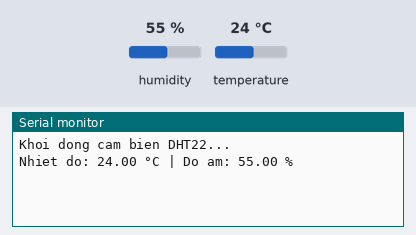
Bench run of a program on a simulated ESP32. Shown: the last lines printed to the serial monitor. The inputs (shaded band) are chosen by the test bench; at power-on: humidity 55 %, temperature 24 °C.

Above: at 2.2 s.
2.3 s: humidity set to 22 %
At 4.4 s:
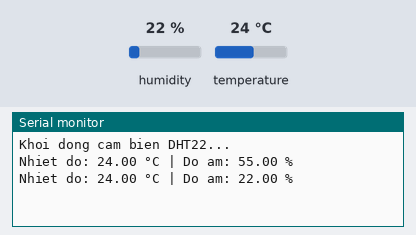
5.0 s: temperature set to 12 °C
At 6.2 s:
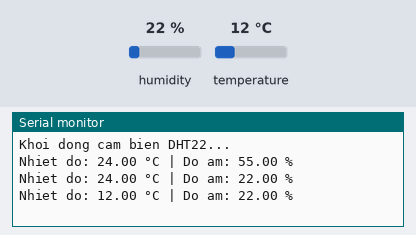
7.7 s: humidity set to 40 %
At 9.6 s:
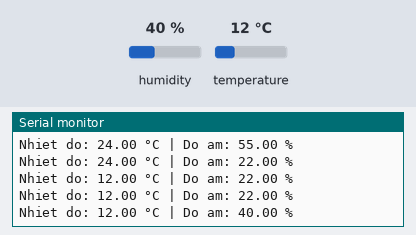
Timing chart, 0 to 11.1 s (numbered marks = the images above; inputs shaded):
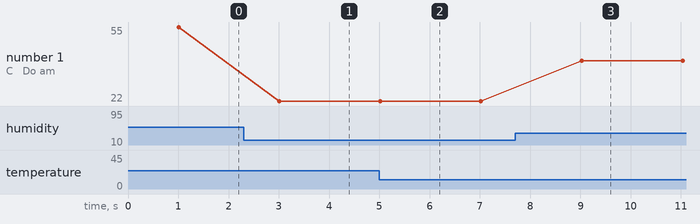

Measured:
- after the input at 2.3 s, the serial monitor: prints a new line after 0.71 s (image 1)
- after the input at 5.0 s, the serial monitor: prints a new line at once (image 2)
- after the input at 7.7 s, the serial monitor: prints a new line after 1.3 s (image 3)
- plotted number 1: 22 → 40 after the input at 7.7 s

The program:

main.cpp
```cpp
#include <Arduino.h>
#include "DHT.h"

// ====== CẤU HÌNH DHT22 ======
#define DHTPIN 5        // Chân DATA nối GPIO 4
#define DHTTYPE DHT22   // Loại cảm biến

DHT dht(DHTPIN, DHTTYPE);

void setup() {
  Serial.begin(115200);
  delay(1000);          // đợi Serial ổn định
  dht.begin();

  Serial.println("Khoi dong cam bien DHT22...");
}

void loop() {
  float humidity = dht.readHumidity();
  float temperature = dht.readTemperature(); // °C

  // Kiểm tra lỗi đọc
  if (isnan(humidity) || isnan(temperature)) {
    Serial.println("Doc DHT22 THAT BAI!");
  } else {
    Serial.print("Nhiet do: ");
    Serial.print(temperature);
    Serial.print(" °C | Do am: ");
    Serial.print(humidity);
    Serial.println(" %");
  }

  delay(2000); // DHT22 chỉ đọc mỗi 2 giây
}
```
